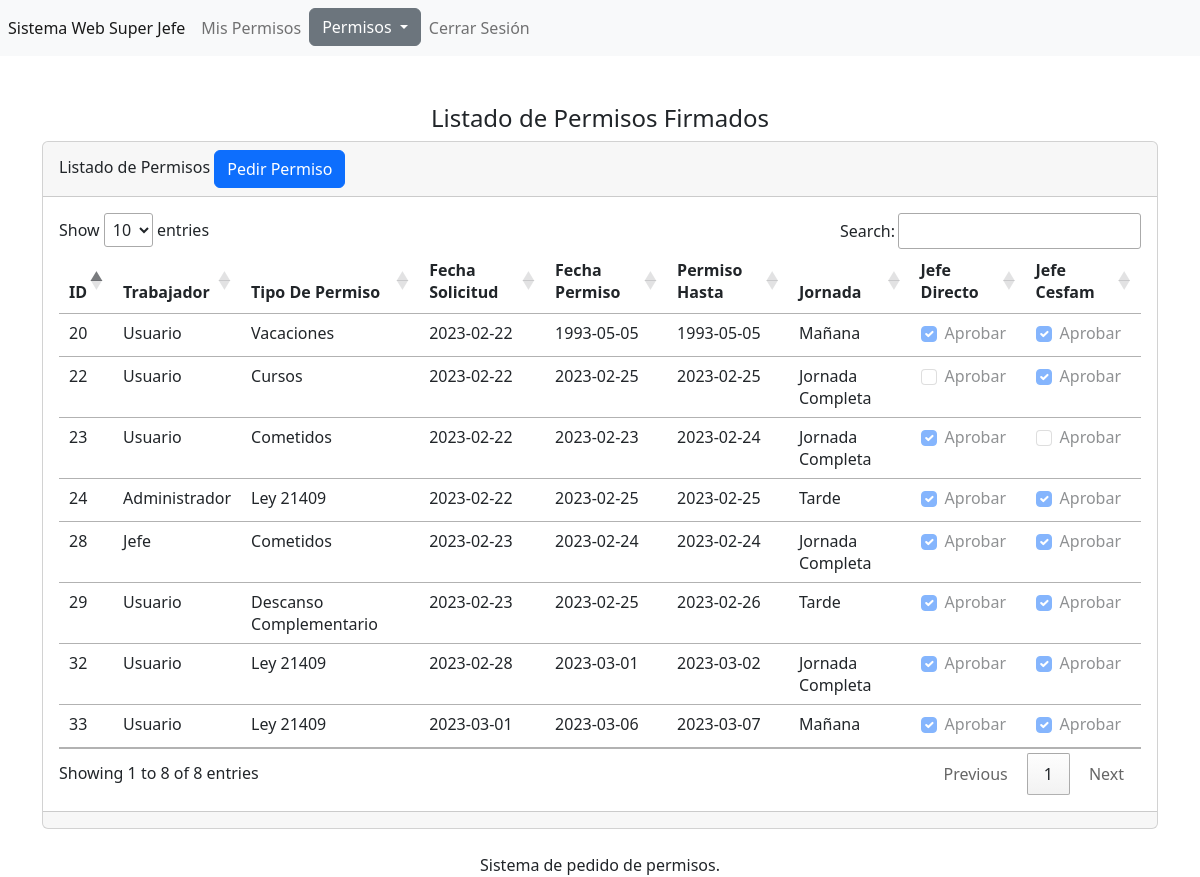
Before: /templates/super/secciones/permisos/firmados.php (signed in) with the older database file.
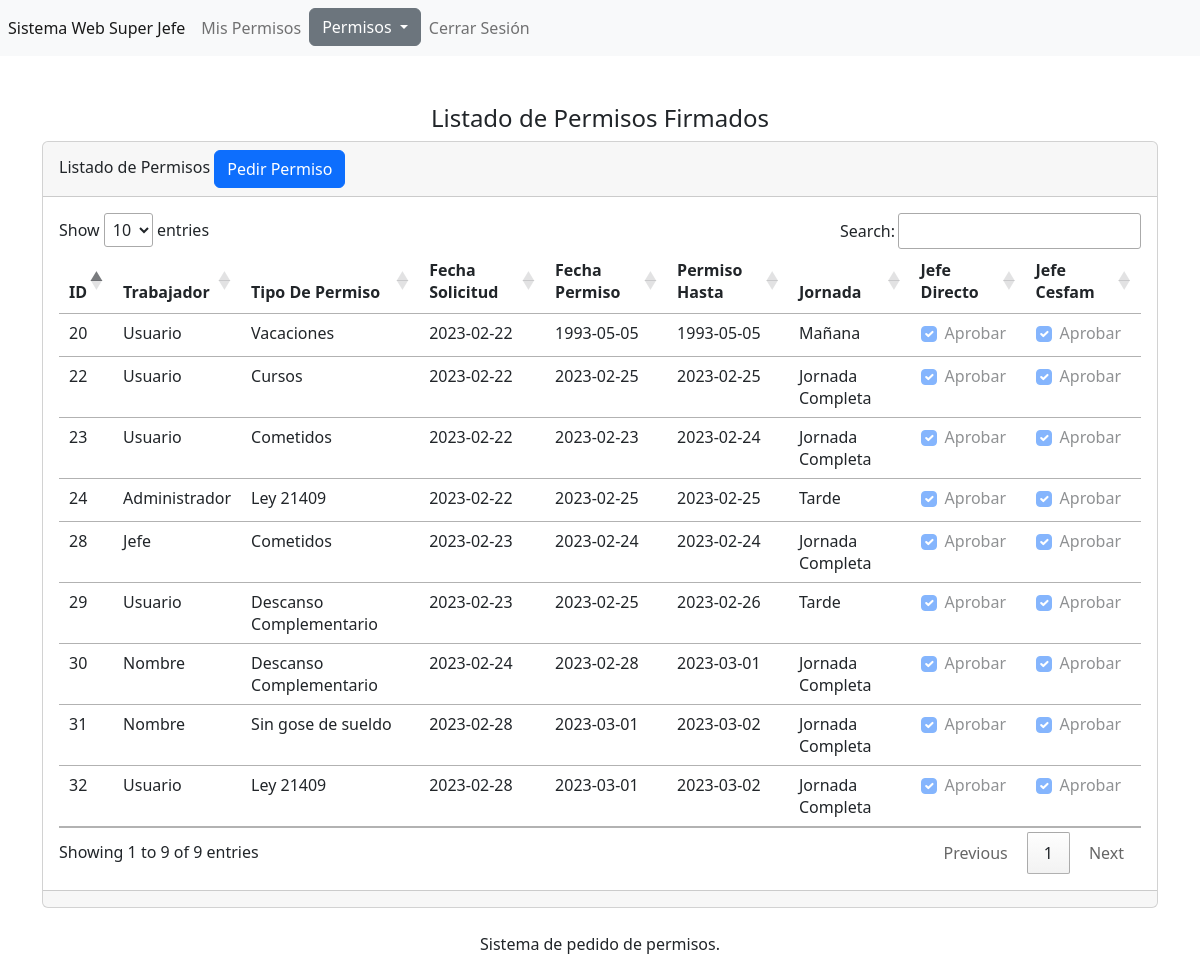
After: the same page with the newer database file.
### tables this page shows
CREATE TABLE `tbl_permisos` (
  `id` int(11) NOT NULL,
  `idempleado` int(11) NOT NULL,
  `idtipopermiso` int(11) NOT NULL,
  `fechasolicitud` date NOT NULL,
  `fechapermiso` date NOT NULL,
  `permisohasta` date NOT NULL,
  `jornada` int(11) NOT NULL,
  `jefedirecto` tinyint(1) NOT NULL,
  `jefecesfam` tinyint(1) NOT NULL,
  `rrhh` tinyint(1) NOT NULL,
  `estado_permiso` int(1) NOT NULL
);

CREATE TABLE `tbl_usuarios` (
  `id` int(11) NOT NULL,
  `usuario` varchar(255) NOT NULL,
  `password` varchar(255) NOT NULL,
  `correo` varchar(255) NOT NULL,
  `rut` int(11) NOT NULL,
  `dv` varchar(1) NOT NULL,
  `nombre` varchar(255) NOT NULL,
  `apellido_pat` varchar(255) NOT NULL,
  `apellido_mat` varchar(255) NOT NULL,
  `tipousuario` int(11) NOT NULL
);

CREATE TABLE `tbl_tipo_permiso` (
  `id` int(11) NOT NULL,
  `tipopermiso` varchar(255) NOT NULL
);

CREATE TABLE `tbl_jornada` (
  `id` int(11) NOT NULL,
  `tipojornada` varchar(255) NOT NULL
);

### templates/super/secciones/permisos/firmados.php (the view, shortened to what this page needs)
<?php   include("../../../../bd.php");
require("../../../../funciones.php");
$sentencia=$conexion->prepare("
SELECT
    tbl_permisos.id as id,
    tu.nombre,
    tipopermiso,
    fechasolicitud,
    fechapermiso,
    permisohasta,
    tipojornada,
    jefedirecto,
    jefecesfam
FROM tbl_permisos
         join tbl_tipo_permiso ttp on ttp.id = tbl_permisos.idtipopermiso
         join tbl_jornada tj on tj.id = tbl_permisos.jornada
join tbl_usuarios tu on tu.rut = tbl_permisos.idempleado
WHERE
    jefedirecto=1 or jefecesfam=1;");
$sentencia->execute();
$lista_tbl_permisos=$sentencia->fetchALL(PDO::FETCH_ASSOC);
?>
<?php
mostrar_header();
?>
<br><br>
<center><h4> Listado de Permisos Firmados </h4></center>
<div class="card">
    <div class="card-header">
        Listado de Permisos <a name="pedir" id="pedir" class="btn btn-primary" href="pedir.php" role="button">Pedir Permiso</a>
    </div>
    <div class="card-body">
<div class="table-responsive-sm">
    <table class="table" id="tabla_id">
        <thead>
            <tr>
                <th scope="col">ID</th>
                <th scope="col">Trabajador</th>
                <th scope="col">Tipo De Permiso</th>
                <th scope="col">Fecha Solicitud</th>
                <th scope="col">Fecha Permiso</th>
                <th scope="col">Permiso Hasta</th>
                <th scope="col">Jornada</th>
                <th scope="col">Jefe Directo</th>
                <th scope="col">Jefe Cesfam</th>
            </tr>
        </thead>
        <tbody>
        <?php foreach($lista_tbl_permisos as $registro){?>
            <tr class="">
                <td scope="row"><?php echo $registro['id']; ?></td>
                <td><?php echo $registro['nombre']; ?></td>
                <td><?php echo $registro['tipopermiso']; ?></td>
                <td><?php echo $registro['fechasolicitud']; ?></td>
                <td><?php echo $registro['fechapermiso']; ?></td>
                <td><?php echo $registro['permisohasta']; ?></td>
               <td> <?php echo $registro['tipojornada']; ?></td>
                <td>
                    <div class="form-check">
                     <input class="form-check-input check-jefedirecto" type="checkbox"disabled="disabled" id="jefedirecto" <?php echo $registro['jefedirecto'] ? 'checked' : '' ;?>  data-id="<?php echo $registro['id'];?>">
                    <label class="form-check-label" for="jefedirecto">
                     Aprobar
                     </label>
                    </div>
                </td>
                <td>
                    <div class="form-check">
                     <input class="form-check-input check-jefecesfam" type="checkbox" disabled="disabled" id="jefecesfam" <?php echo $registro['jefecesfam'] ? 'checked' : '' ;?>  data-id="<?php echo $registro['id'];?>">
                    <label class="form-check-label" for="jefecesfam">
                     Aprobar
                     </label>
                    </div>
                </td>
            </tr>
            <?php } ?>
        </tbody>
    </table>
</div>
    </div>
    <div class="card-footer text-muted">
    </div>
</div>
<?php include("../../../../templates/footer.php"); ?>

### funciones.php (shortened to what this page needs)
<?php
function mostrar_header() {
  switch($_SESSION['tipousuario']) {
    case 6:
      include("templates/super/header.php");
      break;
  }
}
?>

### templates/super/header.php (shortened to what this page needs)
<?php
$url_base="http://localhost/salud/";
?>
<!doctype html>
<html lang="es">
<head>
  <link href="https://cdn.jsdelivr.net/npm/bootstrap@5.2.1/dist/css/bootstrap.min.css" rel="stylesheet"
>
    <link rel="stylesheet" type="text/css" href="https://cdn.datatables.net/1.13.2/css/jquery.dataTables.css">
</head>
<body>
  <header>
    <nav class="navbar navbar-expand navbar-light bg-light">
        <ul class="nav navbar-nav">
            <li class="nav-item">
                <a class="nav-link active" href="/salud/" aria-current="page">Sistema Web  Super Jefe<span class="visually-hidden">(current)</span></a>
                <li class="nav-item">
                <a class="nav-link" href="<?php echo $url_base;?>templates/super/secciones/permisos/mispermisos.php">Mis Permisos</a>
            </li>
            <li class="nav-item">
            <div class="dropdown">
             <a class="btn btn-secondary dropdown-toggle" href="#" role="button" id="dropdownMenuLink" data-bs-toggle="dropdown" aria-expanded="false">
              Permisos
             </a>
            </div>
            </li>
            <li class="nav-item">
                <a class="nav-link" href="<?php echo $url_base;?>cerrar.php">Cerrar Sesión</a>
            </li>
        </ul>
    </nav>
  </header>
  <main class="container">

### templates/footer.php (shortened to what this page needs)
</main>
  <footer>
<br>
  <center>
    Sistema de pedido de permisos.
  </center>
  </footer>
</body>
</html>

Changed rows visible on the page:
removed tbl_permisos: id "33", tbl_usuarios.nombre "Usuario", idtipopermiso.tipopermiso "Ley 21409", fechasolicitud "2023-03-01", fechapermiso "2023-03-06", permisohasta "2023-03-07", jornada.tipojornada "Mañana", jefedirecto "☑", jefecesfam "☑"
changed tbl_permisos "Cursos": jefedirecto "☐" → "☑"
changed tbl_permisos id 23: jefecesfam "☐" → "☑"
added tbl_permisos: id "30", tbl_usuarios.nombre "Nombre", idtipopermiso.tipopermiso "Descanso Complementario", fechasolicitud "2023-02-24", fechapermiso "2023-02-28", permisohasta "2023-03-01", jornada.tipojornada "Jornada Completa", jefedirecto "☑", jefecesfam "☑"
added tbl_permisos: id "31", tbl_usuarios.nombre "Nombre", idtipopermiso.tipopermiso "Sin gose de sueldo", fechasolicitud "2023-02-28", fechapermiso "2023-03-01", permisohasta "2023-03-02", jornada.tipojornada "Jornada Completa", jefedirecto "☑", jefecesfam "☑"
Other visible differences:
text written by a page script: "Show entries Search: Showing 1 to 8 of 8 entries Previous 1 Next" → "Show entries Search: Showing 1 to 9 of 9 entries Previous 1 Next"
